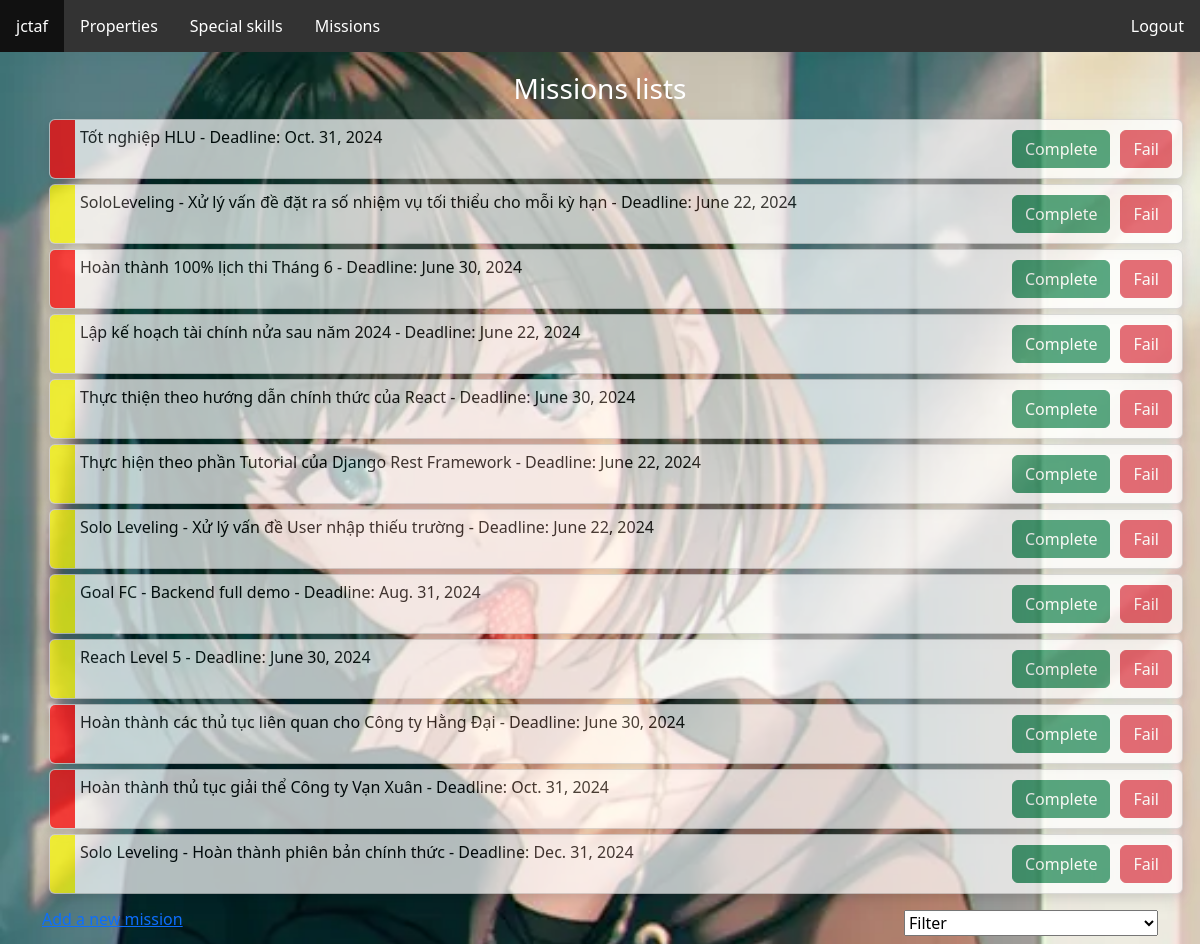
Page /missions/ (signed in) on the committed database.
### myapp/models.py (models this page shows, shortened)
class User(AbstractUser):
    SEX_CHOICES = [
        ("Unknown", "Unknown"),
        ("Male", "Male"),
        ("Female", "Female")
    ]
    sex = models.CharField(max_length=10, choices=SEX_CHOICES, default="Unknown")
    date_of_birth = models.DateField(null=True, blank=True)
    level = models.IntegerField(default=0)
    score = models.FloatField(default=0.0)

class Mission(models.Model):
    TYPE_CHOICES = [
        ("Goal", "Goal"),
        ("Project", "Project"),
        ("Task", "Task"),
        ("Subtask", "Subtask")
    ]
    PERIOD_CHOICES = [
        ("Daily", "Daily"),
        ("Weekly", "Weekly"),
        ("Monthly", "Monthly"),
        ("Annual", "Annual"),
        ("Normal", "Normal"),
        ("Angel", "Angel"),
        ("Penalty", "Penalty")
    ]
    PRIORITY_CHOICES = [
        (1, "Not urgent and not important"),
        (2, "Urgent but not important"),
        (3, "Not urgent but important"),
        (4, "Urgent and important")
    ]
    name = models.CharField(max_length=200)
    describle = models.TextField(null=True, blank=True)
    creator = models.ForeignKey(User, max_length=20, on_delete=models.CASCADE)
    executor = models.ForeignKey(User, on_delete=models.CASCADE, related_name="missions")
    mission_type = models.CharField(max_length=10, choices=TYPE_CHOICES, default="Task")
    mission_period = models.CharField(max_length=10, choices=PERIOD_CHOICES, default="Normal")
    mission_priority = models.IntegerField(choices=PRIORITY_CHOICES, default=0)
    parent_mission = models.ForeignKey("self", on_delete=models.CASCADE, null=True, blank=True)
    is_completed = models.BooleanField(default=False)
    is_failed = models.BooleanField(default=False)
    is_canceled = models.BooleanField(default=False)
    innitiated_date = models.DateField(auto_now_add=True)
    deadline = models.DateField(blank=True, null=True)
    end_date = models.DateField(blank=True, null=True)
    reward_1 = models.CharField(max_length=30, null=True, blank=True)
    reward_2 = models.CharField(max_length=30, null=True, blank=True)
    reward_3 = models.CharField(max_length=30, null=True, blank=True)
    is_marked = models.BooleanField(default=False)
    special_skill_reward = models.ForeignKey("Special_skill", on_delete=models.CASCADE, null=True, blank=True)
    def __str__(self):
        return self.name
    def auto_failed_check(self):
        if datetime.now().date() >= self.deadline + timedelta(days=4):
            self.is_failed = True
            self.end_date = (timezone.now() + timedelta(hours=7)).date()
            self.save()
            return True
        return False

### myapp/views.py (the view, shortened to what this page needs)
# urls.py: path("missions/", views.missions, name="missions"),
def missions(request):
    missions = Mission.objects.filter(executor=request.user, is_canceled=False, is_failed=False, is_completed=False).order_by("-id")
    if request.method == "GET":
        update_failed_mission(request)
        return render(request, "myapp/missions.html", {
            "missions": missions,
            "filter_modes": filter_modes
        })

### myapp/views.py (called while the page is built)
def update_failed_mission(request):
    missions = Mission.objects.filter(
        executor=request.user,
        is_completed=False,
        is_failed=False,
        is_canceled=False
    )
    for mission in missions:
        if mission.auto_failed_check():
            update_models(request, mission.id)
            messages.error(request, f"Mission {mission.name} was failed!")
    return

### myapp/templates/myapp/missions.html (shortened to what this page needs)
{% extends "myapp/layout.html" %}
{% load static %}
{% block body %}
    <div id="missions-list" class="container-fluid">
        <div class="d-flex flex-row justify-content-center">
            <h3 style="color: white;">Missions lists</h3>
        </div>
        <ul>
            {% for mission in missions %}
            <div
                {% if mission.is_completed or mission.is_canceled or mission.is_failed %}
                    class="card mission completed"
                {% else %}
                    class="card mission uncompleted"
                {% endif %}
            >
                <div class="container-fluid d-flex flex-row justify-content-between"
                    {% if mission.mission_priority == 1 %}
                        style="border-left: 25px solid blue; border-radius: 5px;"
                    {% elif mission.mission_priority == 2 %}
                        style="border-left: 25px solid green; border-radius: 5px;"
                    {% elif mission.mission_priority == 3 %}
                        style="border-left: 25px solid yellow; border-radius: 5px;"
                    {% elif mission.mission_priority == 4 %}
                        style="border-left: 25px solid red; border-radius: 5px;"
                    {% endif %}>
                    <li id="mission-{{ mission.id }}"><a class="no-underline" href="{% url 'myapp:details' mission.id %}">{{ mission.name }} - Deadline: {{ mission.deadline }}</a></li>
                    <div class="d-flex flex-row justify-content-end">
                        {% if not mission.is_completed and not mission.is_failed and not mission.is_canceled %}
                        <form action="{% url 'myapp:finish' mission.id %}" method="post">
                            <input class="btn btn-success" type="submit" value="Complete" id="complete-{{ mission.id }}">
                        </form>
                        <div style="width: 5px"></div>
                        <form action="{% url 'myapp:fail' mission.id %}" method="post">
                            <input class="btn btn-danger" type="submit" value="Fail" id="fail-{{ mission.id }}">
                        </form>
                        {% endif %}
                    </div>
                </div>
            </div>
            {% endfor %}
        </ul>
    </div>
    <div class="container d-flex justify-content-between" id="form-header">
        <h6 id="show-form-button"><a href="{% url 'myapp:new_mission' %}">Add a new mission</a><h6>
        <form id="filter-form" action="{% url 'myapp:missions' %}" method="post">
            <select id="mission-filter" name="filter_mode">
                <option>Filter</option>
            </select>
        </form>
    </div>
{% endblock %}

### myapp/templates/myapp/layout.html (shortened to what this page needs)
<!DOCTYPE html>
{% load static %}
<html lang="en">
    <head>
        <link rel="stylesheet" href="{% static 'myapp/style.css' %}">
        <link href="https://cdn.jsdelivr.net/npm/bootstrap@5.3.3/dist/css/bootstrap.min.css" rel="stylesheet">
    </head>
    <body>
        <div id="navbar">
            <ul>
                {% if request.user.is_authenticated %}
                    <li><a href={% url 'myapp:index' %}>{{ request.user.username }}</a></li>
                    <li><a href="{% url 'myapp:properties' %}">Properties</a></li>
                    <li><a href={% url 'myapp:new_special_skill' %}>Special skills</a></li>
                    <li><a href={% url 'myapp:missions' %}>Missions</a></li>
                    <div class="module-right">
                        <li><a href={% url 'myapp:logout' %}>Logout</a></li>
                    </div>
                {% else %}
                    <li><a href={% url 'myapp:index' %}>Home</a></li>
                    <div class="module-right">
                        <li><a href={% url 'myapp:login' %}>Login</a></li>
                        <li><a href={% url 'myapp:register' %}>Register</a></li>
                    </div>
                {% endif %}
            </ul>
        </div>
        {% block body %}
        {% endblock %}
    </body>
</html>

### myapp/static/myapp/style.css (style rules this page uses)
body { background-image: url("images/background_7.jpg"); background-size: cover; background-repeat: no-repeat; background-attachment: fixed; }
#missions-list { position: relative; margin-top: 20px; }
.card { box-shadow: 0 4px 8px rgba(0, 0, 0, 0.1), 0 6px 20px rgba(0, 0, 0, 0.1); opacity: 0.7; }
.no-underline { text-decoration: none; color: black; }

### rows in the picture
User: user.username "jctaf"
Mission: name "Tốt nghiệp HLU", deadline "Oct. 31, 2024"
Mission: name "SoloLeveling - Xử lý vấn đề đặt ra số nhiệm vụ tối thiểu cho mỗi kỳ hạn", deadline "June 22, 2024"
Mission: name "Hoàn thành 100% lịch thi Tháng 6", deadline "June 30, 2024"
Mission: name "Lập kế hoạch tài chính nửa sau năm 2024", deadline "June 22, 2024"
Mission: name "Thực thiện theo hướng dẫn chính thức của React", deadline "June 30, 2024"
Mission: name "Thực hiện theo phần Tutorial của Django Rest Framework", deadline "June 22, 2024"
Mission: name "Solo Leveling - Xử lý vấn đề User nhập thiếu trường", deadline "June 22, 2024"
Mission: name "Goal FC - Backend full demo", deadline "Aug. 31, 2024"
Mission: name "Reach Level 5", deadline "June 30, 2024"
Mission: name "Hoàn thành các thủ tục liên quan cho Công ty Hằng Đại", deadline "June 30, 2024"
Mission: name "Hoàn thành thủ tục giải thể Công ty Vạn Xuân", deadline "Oct. 31, 2024"
Mission: name "Solo Leveling - Hoàn thành phiên bản chính thức", deadline "Dec. 31, 2024"
